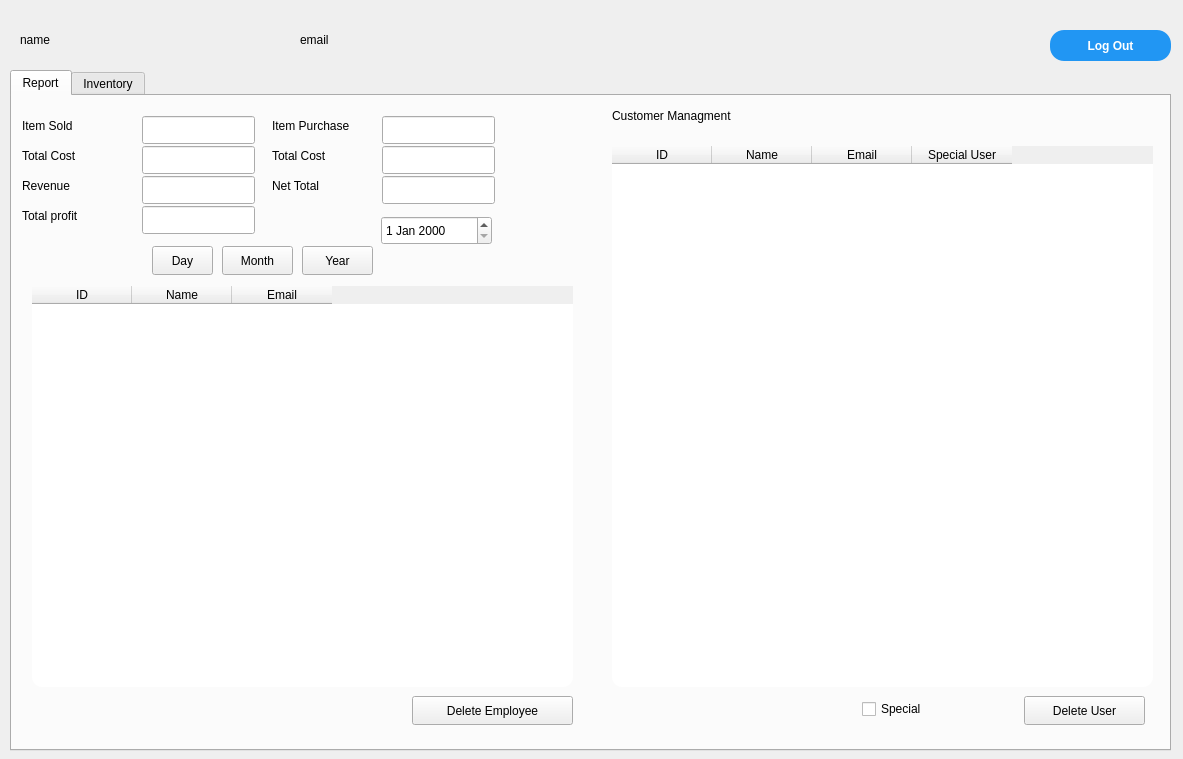
<?xml version="1.0" encoding="UTF-8"?>
<ui version="4.0">
 <class>AdminMenu</class>
 <widget class="QMainWindow" name="AdminMenu">
  <property name="geometry">
   <rect>
    <x>0</x>
    <y>0</y>
    <width>1183</width>
    <height>759</height>
   </rect>
  </property>
  <property name="windowTitle">
   <string>MainWindow</string>
  </property>
  <widget class="QWidget" name="centralwidget">
   <widget class="QTabWidget" name="tabWidget">
    <property name="geometry">
     <rect>
      <x>10</x>
      <y>70</y>
      <width>1161</width>
      <height>681</height>
     </rect>
    </property>
    <property name="currentIndex">
     <number>0</number>
    </property>
    <property name="movable">
     <bool>false</bool>
    </property>
    <widget class="QWidget" name="report">
     <attribute name="title">
      <string>Report</string>
     </attribute>
     <widget class="QLabel" name="label">
      <property name="geometry">
       <rect>
        <x>10</x>
        <y>20</y>
        <width>101</width>
        <height>20</height>
       </rect>
      </property>
      <property name="text">
       <string>Item Sold</string>
      </property>
     </widget>
     <widget class="QLabel" name="label_6">
      <property name="geometry">
       <rect>
        <x>10</x>
        <y>50</y>
        <width>111</width>
        <height>20</height>
       </rect>
      </property>
      <property name="text">
       <string>Total Cost</string>
      </property>
     </widget>
     <widget class="QLabel" name="label_7">
      <property name="geometry">
       <rect>
        <x>10</x>
        <y>110</y>
        <width>121</width>
        <height>20</height>
       </rect>
      </property>
      <property name="text">
       <string>Total profit</string>
      </property>
     </widget>
     <widget class="QLineEdit" name="itemSold">
      <property name="geometry">
       <rect>
        <x>130</x>
        <y>20</y>
        <width>113</width>
        <height>28</height>
       </rect>
      </property>
      <property name="readOnly">
       <bool>true</bool>
      </property>
      <property name="clearButtonEnabled">
       <bool>false</bool>
      </property>
     </widget>
     <widget class="QLineEdit" name="itemSoldCost">
      <property name="geometry">
       <rect>
        <x>130</x>
        <y>50</y>
        <width>113</width>
        <height>28</height>
       </rect>
      </property>
      <property name="readOnly">
       <bool>true</bool>
      </property>
     </widget>
     <widget class="QLineEdit" name="itemProfit">
      <property name="geometry">
       <rect>
        <x>130</x>
        <y>110</y>
        <width>113</width>
        <height>28</height>
       </rect>
      </property>
      <property name="readOnly">
       <bool>true</bool>
      </property>
     </widget>
     <widget class="QDateEdit" name="dateEdit">
      <property name="geometry">
       <rect>
        <x>369</x>
        <y>120</y>
        <width>111</width>
        <height>29</height>
       </rect>
      </property>
     </widget>
     <widget class="QLineEdit" name="itemPurchase">
      <property name="geometry">
       <rect>
        <x>370</x>
        <y>20</y>
        <width>113</width>
        <height>28</height>
       </rect>
      </property>
      <property name="readOnly">
       <bool>true</bool>
      </property>
      <property name="clearButtonEnabled">
       <bool>false</bool>
      </property>
     </widget>
     <widget class="QLineEdit" name="itemCost">
      <property name="geometry">
       <rect>
        <x>370</x>
        <y>50</y>
        <width>113</width>
        <height>28</height>
       </rect>
      </property>
      <property name="readOnly">
       <bool>true</bool>
      </property>
      <property name="clearButtonEnabled">
       <bool>false</bool>
      </property>
     </widget>
     <widget class="QLineEdit" name="netTotal">
      <property name="geometry">
       <rect>
        <x>370</x>
        <y>80</y>
        <width>113</width>
        <height>28</height>
       </rect>
      </property>
      <property name="readOnly">
       <bool>true</bool>
      </property>
      <property name="clearButtonEnabled">
       <bool>false</bool>
      </property>
     </widget>
     <widget class="QLabel" name="label_8">
      <property name="geometry">
       <rect>
        <x>260</x>
        <y>20</y>
        <width>101</width>
        <height>20</height>
       </rect>
      </property>
      <property name="text">
       <string>Item Purchase</string>
      </property>
     </widget>
     <widget class="QLabel" name="label_9">
      <property name="geometry">
       <rect>
        <x>260</x>
        <y>50</y>
        <width>111</width>
        <height>20</height>
       </rect>
      </property>
      <property name="text">
       <string>Total Cost</string>
      </property>
     </widget>
     <widget class="QLabel" name="label_10">
      <property name="geometry">
       <rect>
        <x>260</x>
        <y>80</y>
        <width>121</width>
        <height>20</height>
       </rect>
      </property>
      <property name="text">
       <string>Net Total</string>
      </property>
     </widget>
     <widget class="QPushButton" name="ofYear">
      <property name="geometry">
       <rect>
        <x>290</x>
        <y>150</y>
        <width>71</width>
        <height>29</height>
       </rect>
      </property>
      <property name="text">
       <string>Year</string>
      </property>
     </widget>
     <widget class="QPushButton" name="odMonth">
      <property name="geometry">
       <rect>
        <x>210</x>
        <y>150</y>
        <width>71</width>
        <height>29</height>
       </rect>
      </property>
      <property name="text">
       <string>Month</string>
      </property>
     </widget>
     <widget class="QPushButton" name="ofDay">
      <property name="geometry">
       <rect>
        <x>140</x>
        <y>150</y>
        <width>61</width>
        <height>29</height>
       </rect>
      </property>
      <property name="text">
       <string>Day</string>
      </property>
     </widget>
     <widget class="QLineEdit" name="itemRevenue">
      <property name="geometry">
       <rect>
        <x>130</x>
        <y>80</y>
        <width>113</width>
        <height>28</height>
       </rect>
      </property>
      <property name="readOnly">
       <bool>true</bool>
      </property>
     </widget>
     <widget class="QLabel" name="label_11">
      <property name="geometry">
       <rect>
        <x>10</x>
        <y>80</y>
        <width>101</width>
        <height>20</height>
       </rect>
      </property>
      <property name="text">
       <string>Revenue</string>
      </property>
     </widget>
     <widget class="QTableWidget" name="allUsers">
      <property name="enabled">
       <bool>true</bool>
      </property>
      <property name="geometry">
       <rect>
        <x>600</x>
        <y>50</y>
        <width>541</width>
        <height>541</height>
       </rect>
      </property>
      <property name="styleSheet">
       <string notr="true">QTableWidget
 {
    background-color: white;
    border-radius: 10px;
}

QTableView 
{
    border: none;
}


QScrollBar:vertical {
    background-color: #FFFFFF;
    border-radius: 10px;
	margin-right: 5px;
}

QScrollBar::handle:vertical {
    background-color: #4DA6FF;
    border-radius: 10px;
}

QScrollBar::add-line:vertical,
QScrollBar::sub-line:vertical {
    height: 0px;
}

QTableWidget::item:selected {
    background-color: #4DA6FF;
    color: white;
}

QTableWidget::item:selected:focus {
    outline: none;
}

QTableWidget::item:selected:active {
    border-top-left-radius: 12px;
    border-bottom-left-radius: 12px;
    border-top-right-radius: 12px;
    border-bottom-right-radius: 12px;
}

QTableWidget::item:selected:first {
    border-top-left-radius: 12px;
    border-bottom-left-radius: 12px;
}

QTableWidget::item:selected:last {
    border-top-right-radius: 12px;
    border-bottom-right-radius: 12px;
}
</string>
      </property>
      <property name="showGrid">
       <bool>false</bool>
      </property>
      <property name="gridStyle">
       <enum>Qt::DashLine</enum>
      </property>
      <column>
       <property name="text">
        <string>ID</string>
       </property>
      </column>
      <column>
       <property name="text">
        <string>Name</string>
       </property>
      </column>
      <column>
       <property name="text">
        <string>Email</string>
       </property>
      </column>
      <column>
       <property name="text">
        <string>Special User</string>
       </property>
      </column>
     </widget>
     <widget class="QLabel" name="label_12">
      <property name="geometry">
       <rect>
        <x>600</x>
        <y>10</y>
        <width>181</width>
        <height>20</height>
       </rect>
      </property>
      <property name="text">
       <string>Customer Managment</string>
      </property>
     </widget>
     <widget class="QTableWidget" name="allEmployee">
      <property name="enabled">
       <bool>true</bool>
      </property>
      <property name="geometry">
       <rect>
        <x>20</x>
        <y>190</y>
        <width>541</width>
        <height>401</height>
       </rect>
      </property>
      <property name="styleSheet">
       <string notr="true">QTableWidget
 {
    background-color: white;
    border-radius: 10px;
}

QTableView 
{
    border: none;
}


QScrollBar:vertical {
    background-color: #FFFFFF;
    border-radius: 10px;
	margin-right: 5px;
}

QScrollBar::handle:vertical {
    background-color: #4DA6FF;
    border-radius: 10px;
}

QScrollBar::add-line:vertical,
QScrollBar::sub-line:vertical {
    height: 0px;
}

QTableWidget::item:selected {
    background-color: #4DA6FF;
    color: white;
}

QTableWidget::item:selected:focus {
    outline: none;
}

QTableWidget::item:selected:active {
    border-top-left-radius: 12px;
    border-bottom-left-radius: 12px;
    border-top-right-radius: 12px;
    border-bottom-right-radius: 12px;
}

QTableWidget::item:selected:first {
    border-top-left-radius: 12px;
    border-bottom-left-radius: 12px;
}

QTableWidget::item:selected:last {
    border-top-right-radius: 12px;
    border-bottom-right-radius: 12px;
}
</string>
      </property>
      <property name="showGrid">
       <bool>false</bool>
      </property>
      <property name="gridStyle">
       <enum>Qt::DashLine</enum>
      </property>
      <column>
       <property name="text">
        <string>ID</string>
       </property>
      </column>
      <column>
       <property name="text">
        <string>Name</string>
       </property>
      </column>
      <column>
       <property name="text">
        <string>Email</string>
       </property>
      </column>
     </widget>
     <widget class="QCheckBox" name="checkSpecical">
      <property name="geometry">
       <rect>
        <x>850</x>
        <y>600</y>
        <width>93</width>
        <height>26</height>
       </rect>
      </property>
      <property name="text">
       <string>Special</string>
      </property>
     </widget>
     <widget class="QPushButton" name="deleteUser">
      <property name="geometry">
       <rect>
        <x>1012</x>
        <y>600</y>
        <width>121</width>
        <height>29</height>
       </rect>
      </property>
      <property name="text">
       <string>Delete User</string>
      </property>
     </widget>
     <widget class="QPushButton" name="deleteEmployee">
      <property name="geometry">
       <rect>
        <x>400</x>
        <y>600</y>
        <width>161</width>
        <height>29</height>
       </rect>
      </property>
      <property name="text">
       <string>Delete Employee</string>
      </property>
     </widget>
    </widget>
    <widget class="QWidget" name="inventoryTab">
     <attribute name="title">
      <string>Inventory</string>
     </attribute>
     <widget class="QLabel" name="label_2">
      <property name="geometry">
       <rect>
        <x>0</x>
        <y>20</y>
        <width>63</width>
        <height>20</height>
       </rect>
      </property>
      <property name="text">
       <string>All Items</string>
      </property>
     </widget>
     <widget class="QWidget" name="layoutWidget_2">
      <property name="geometry">
       <rect>
        <x>630</x>
        <y>560</y>
        <width>221</width>
        <height>71</height>
       </rect>
      </property>
      <layout class="QHBoxLayout" name="horizontalLayout_2">
       <item>
        <layout class="QVBoxLayout" name="verticalLayout_2">
         <item>
          <widget class="QLabel" name="label_5">
           <property name="text">
            <string>Total Price</string>
           </property>
          </widget>
         </item>
         <item>
          <widget class="QLabel" name="label_4">
           <property name="text">
            <string>Total Items</string>
           </property>
          </widget>
         </item>
        </layout>
       </item>
       <item>
        <layout class="QVBoxLayout" name="verticalLayout">
         <item>
          <widget class="QLineEdit" name="totalPrice">
           <property name="readOnly">
            <bool>true</bool>
           </property>
          </widget>
         </item>
         <item>
          <widget class="QLineEdit" name="totalItems">
           <property name="readOnly">
            <bool>true</bool>
           </property>
          </widget>
         </item>
        </layout>
       </item>
      </layout>
     </widget>
     <widget class="QTableWidget" name="vendorCart">
      <property name="geometry">
       <rect>
        <x>630</x>
        <y>50</y>
        <width>501</width>
        <height>451</height>
       </rect>
      </property>
      <property name="styleSheet">
       <string notr="true">QTableWidget
 {
    background-color: white;
    border-radius: 10px;
}

QTableView 
{
    border: none;
}


QScrollBar:vertical {
    background-color: #FFFFFF;
    border-radius: 10px;
	margin-right: 5px;
}

QScrollBar::handle:vertical {
    background-color: #4DA6FF;
    border-radius: 10px;
}

QScrollBar::add-line:vertical,
QScrollBar::sub-line:vertical {
    height: 0px;
}

QTableWidget::item:selected {
    background-color: #4DA6FF;
    color: white;
}

QTableWidget::item:selected:focus {
    outline: none;
}

QTableWidget::item:selected:active {
    border-top-left-radius: 5px;
    border-bottom-left-radius: 5px;
    border-top-right-radius: 5px;
    border-bottom-right-radius: 5px;
}

QTableWidget::item:selected:first {
    border-top-left-radius: 5px;
    border-bottom-left-radius: 5px;
}

QTableWidget::item:selected:last {
    border-top-right-radius: 5px;
    border-bottom-right-radius: 5px;
}
</string>
      </property>
      <property name="showGrid">
       <bool>false</bool>
      </property>
      <column>
       <property name="text">
        <string>item No.</string>
       </property>
      </column>
      <column>
       <property name="text">
        <string>Name</string>
       </property>
      </column>
      <column>
       <property name="text">
        <string>Catagory</string>
       </property>
      </column>
      <column>
       <property name="text">
        <string>Price</string>
       </property>
      </column>
      <column>
       <property name="text">
        <string>Quantity</string>
       </property>
      </column>
     </widget>
     <widget class="QLabel" name="label_3">
      <property name="geometry">
       <rect>
        <x>630</x>
        <y>20</y>
        <width>63</width>
        <height>20</height>
       </rect>
      </property>
      <property name="text">
       <string>Cart</string>
      </property>
     </widget>
     <widget class="QTableWidget" name="allItems">
      <property name="enabled">
       <bool>true</bool>
      </property>
      <property name="geometry">
       <rect>
        <x>0</x>
        <y>50</y>
        <width>611</width>
        <height>491</height>
       </rect>
      </property>
      <property name="styleSheet">
       <string notr="true">QTableWidget {
    background-color: white;
    border-radius: 10px;
}

QTableView QHeaderView::section {
    background-color: #4DA6FF;
    color: white;
	border-top-left-radius: 10px;
	border-top-right-radius: 10px;
    padding: 5px;
}

QTableView QHeaderView::section:checked {
    background-color: #4DA6FF;
    color: white;
    border-radius: 10px;
    padding: 5px;
}

QScrollBar:vertical {
    background-color: #FFFFFF;
    border-radius: 10px;
    margin-right: 5px;
}

QScrollBar::handle:vertical {
    background-color: #4DA6FF;
    border-radius: 10px;
}

QScrollBar::add-line:vertical,
QScrollBar::sub-line:vertical {
    height: 0px;
}

QTableWidget::item {
    background-color: white;
    border-radius: 10px;
}

QTableWidget::item:selected {
    background-color: #4DA6FF;
    color: white;
}

QTableWidget::item:selected:focus {
    outline: none;
}

QTableWidget::item:selected:active {
    border-top-left-radius: 12px;
    border-bottom-left-radius: 12px;
    border-top-right-radius: 12px;
    border-bottom-right-radius: 12px;
}

QTableWidget::item:selected:first {
    border-top-left-radius: 12px;
    border-bottom-left-radius: 12px;
}

QTableWidget::item:selected:last {
    border-top-right-radius: 12px;
    border-bottom-right-radius: 12px;
}
</string>
      </property>
      <property name="showGrid">
       <bool>false</bool>
      </property>
      <property name="gridStyle">
       <enum>Qt::DashLine</enum>
      </property>
      <column>
       <property name="text">
        <string>ID</string>
       </property>
      </column>
      <column>
       <property name="text">
        <string>Name</string>
       </property>
      </column>
      <column>
       <property name="text">
        <string>Catagory</string>
       </property>
      </column>
      <column>
       <property name="text">
        <string>Price</string>
       </property>
      </column>
      <column>
       <property name="text">
        <string>Sale Price</string>
       </property>
      </column>
      <column>
       <property name="text">
        <string>Quantity</string>
       </property>
      </column>
     </widget>
     <widget class="QPushButton" name="sendToVendor">
      <property name="geometry">
       <rect>
        <x>950</x>
        <y>590</y>
        <width>151</width>
        <height>29</height>
       </rect>
      </property>
      <property name="text">
       <string>Send to Vendor</string>
      </property>
     </widget>
     <widget class="QLineEdit" name="itemID_add">
      <property name="geometry">
       <rect>
        <x>0</x>
        <y>600</y>
        <width>61</width>
        <height>28</height>
       </rect>
      </property>
      <property name="sizePolicy">
       <sizepolicy hsizetype="Preferred" vsizetype="Fixed">
        <horstretch>0</horstretch>
        <verstretch>0</verstretch>
       </sizepolicy>
      </property>
      <property name="maximumSize">
       <size>
        <width>167772</width>
        <height>16777215</height>
       </size>
      </property>
      <property name="text">
       <string>ID</string>
      </property>
     </widget>
     <widget class="QLineEdit" name="itemName_add">
      <property name="geometry">
       <rect>
        <x>70</x>
        <y>600</y>
        <width>171</width>
        <height>28</height>
       </rect>
      </property>
      <property name="text">
       <string>Name</string>
      </property>
     </widget>
     <widget class="QLineEdit" name="itemCatagory_add">
      <property name="geometry">
       <rect>
        <x>250</x>
        <y>600</y>
        <width>111</width>
        <height>28</height>
       </rect>
      </property>
      <property name="text">
       <string>Catagory</string>
      </property>
     </widget>
     <widget class="QLineEdit" name="itemPrice_add">
      <property name="geometry">
       <rect>
        <x>370</x>
        <y>600</y>
        <width>51</width>
        <height>28</height>
       </rect>
      </property>
      <property name="sizePolicy">
       <sizepolicy hsizetype="Preferred" vsizetype="Fixed">
        <horstretch>0</horstretch>
        <verstretch>0</verstretch>
       </sizepolicy>
      </property>
      <property name="text">
       <string>Price</string>
      </property>
     </widget>
     <widget class="QLineEdit" name="itemSalePrice_add">
      <property name="geometry">
       <rect>
        <x>430</x>
        <y>600</y>
        <width>61</width>
        <height>28</height>
       </rect>
      </property>
      <property name="sizePolicy">
       <sizepolicy hsizetype="Maximum" vsizetype="Fixed">
        <horstretch>0</horstretch>
        <verstretch>0</verstretch>
       </sizepolicy>
      </property>
      <property name="maximumSize">
       <size>
        <width>16777</width>
        <height>16777215</height>
       </size>
      </property>
      <property name="text">
       <string>Sale</string>
      </property>
     </widget>
     <widget class="QPushButton" name="addItem">
      <property name="geometry">
       <rect>
        <x>498</x>
        <y>600</y>
        <width>121</width>
        <height>29</height>
       </rect>
      </property>
      <property name="text">
       <string>Add Item</string>
      </property>
     </widget>
     <widget class="QComboBox" name="itemCatagory_forCart">
      <property name="geometry">
       <rect>
        <x>180</x>
        <y>560</y>
        <width>151</width>
        <height>31</height>
       </rect>
      </property>
      <property name="styleSheet">
       <string notr="true">QComboBox {
    background-color: #ffffff;
    border-radius: 15px;
    padding: 5px;
    color: #4da6ff;
    font-size: 14px;
    font-weight: bold;
    text-align: center;
}

QComboBox::drop-down {
    subcontrol-origin: padding;
    subcontrol-position: top right;
    width: 30px;
    border-left-width: 0px;
    border-top-right-radius: 20px;
    border-bottom-right-radius: 20px;
}

QComboBox::down-arrow {
    image: url(icons/down-arrow.png);
    width: 16px;
    height: 16px;
}

QComboBox QAbstractItemView {
    selection-background-color: transparent;
    selection-color: white;
    background-color: white;
    border-radius: 15px;
    padding: 5px;
    color: black;
    border: none;
    outline: none;
    scrollbar-color: #CCCCCC #F5F5F5;
    font-weight: regular;
}

QComboBox QAbstractItemView::item {
    height: 30px;
}

QComboBox QAbstractItemView::item:hover {
    background-color: white;
    border-radius: 15px;
    font-weight: bold;
}

QComboBox QAbstractItemView::item:selected {
    border-radius: 15px;
    color: #4da6ff;
}

QComboBox QAbstractItemView::item:focus {
    background-color: transparent;
    font-weight: bold;
}

QComboBox::focus {
    border: none;
}

QComboBox QAbstractItemView::scrollbar {
    background-color: #F5F5F5;
    width: 10px;
    border-radius: 5px;
}

QComboBox QAbstractItemView::scrollbar:vertical {
    margin-right: 5px;
}

QComboBox QAbstractItemView::scrollbar-handle:vertical {
    background-color: #CCCCCC;
    border-radius: 5px;
    min-height: 20px;
}

QComboBox QAbstractItemView::scrollbar-handle:vertical:hover {
    background-color: #BBBBBB;
}

QComboBox QAbstractItemView::scrollbar:horizontal {
    margin-bottom: 5px;
}

QComboBox QAbstractItemView::scrollbar-handle:horizontal {
    min-width: 20px;
}
</string>
      </property>
     </widget>
     <widget class="QLineEdit" name="selectedItem_forCart">
      <property name="geometry">
       <rect>
        <x>0</x>
        <y>560</y>
        <width>171</width>
        <height>31</height>
       </rect>
      </property>
      <property name="styleSheet">
       <string notr="true">QLineEdit {
    border-radius: 15px;
    background-color: white;
	padding-left: 10px;
    padding-right: 10px; 
	font-size: 14px;
 	color: #4da6ff;
    font-weight: bold;
	text-align: center;
}

QLineEdit:focus, QLineEdit:hover {
    border: 1px solid #4da6ff;
}</string>
      </property>
      <property name="text">
       <string>Selected Item</string>
      </property>
     </widget>
     <widget class="QPushButton" name="addToCart_forCart">
      <property name="geometry">
       <rect>
        <x>410</x>
        <y>560</y>
        <width>111</width>
        <height>31</height>
       </rect>
      </property>
      <property name="styleSheet">
       <string notr="true">QPushButton {
    background-color: #2196F3;
    color: #FFFFFF;
    border-radius: 14px;
    padding: 4px 10px;
    font-weight: bold;
}

QPushButton:hover {
    background-color: #1976D2;
}

QPushButton:pressed {
    background-color: #0D47A1;
}
</string>
      </property>
      <property name="text">
       <string>Add to Cart</string>
      </property>
     </widget>
     <widget class="QSpinBox" name="itemQuantity_forCart">
      <property name="geometry">
       <rect>
        <x>340</x>
        <y>560</y>
        <width>61</width>
        <height>31</height>
       </rect>
      </property>
      <property name="minimumSize">
       <size>
        <width>61</width>
        <height>31</height>
       </size>
      </property>
      <property name="styleSheet">
       <string notr="true">QSpinBox {
                           background-color: rgb(85, 170, 255);
                           color: #FFFFFF;
                           border-radius: 15px;
                           padding: 8px;
		font-size: 14px;
                           font-weight: bold;
}
 QSpinBox::up-button, QSpinBox::down-button 
{
	background-color: white;
	border-radius: 6px;
	padding: 5px;
	padding-right: 10px;
}
 QSpinBox::up-button:hover, QSpinBox::down-button:hover 
{
	background-color: #0D47A1;
	padding-right: 10px;
 }
 QSpinBox::up-button:pressed, QSpinBox::down-button:pressed 
{
	background-color: #0D47A1;
	padding-right: 10px;
 }</string>
      </property>
     </widget>
     <widget class="QSpinBox" name="itemQuantity_Cart">
      <property name="geometry">
       <rect>
        <x>850</x>
        <y>520</y>
        <width>71</width>
        <height>29</height>
       </rect>
      </property>
     </widget>
     <widget class="QLineEdit" name="selectedItem_Cart">
      <property name="geometry">
       <rect>
        <x>630</x>
        <y>520</y>
        <width>211</width>
        <height>28</height>
       </rect>
      </property>
     </widget>
     <widget class="QPushButton" name="removeFromCart">
      <property name="geometry">
       <rect>
        <x>1040</x>
        <y>520</y>
        <width>101</width>
        <height>29</height>
       </rect>
      </property>
      <property name="text">
       <string>Remove</string>
      </property>
     </widget>
     <widget class="QPushButton" name="refeshCart">
      <property name="geometry">
       <rect>
        <x>930</x>
        <y>520</y>
        <width>101</width>
        <height>29</height>
       </rect>
      </property>
      <property name="text">
       <string>Refresh</string>
      </property>
     </widget>
     <widget class="QPushButton" name="removeItem">
      <property name="geometry">
       <rect>
        <x>530</x>
        <y>560</y>
        <width>91</width>
        <height>31</height>
       </rect>
      </property>
      <property name="styleSheet">
       <string notr="true">QPushButton {
    background-color: #2196F3;
    color: #FFFFFF;
    border-radius: 14px;
    padding: 4px 10px;
    font-weight: bold;
}

QPushButton:hover {
    background-color: #1976D2;
}

QPushButton:pressed {
    background-color: #0D47A1;
}
</string>
      </property>
      <property name="text">
       <string>Remove</string>
      </property>
     </widget>
    </widget>
   </widget>
   <widget class="QLabel" name="emailLabel">
    <property name="geometry">
     <rect>
      <x>300</x>
      <y>30</y>
      <width>151</width>
      <height>20</height>
     </rect>
    </property>
    <property name="text">
     <string>email</string>
    </property>
   </widget>
   <widget class="QLabel" name="nameLabel">
    <property name="geometry">
     <rect>
      <x>20</x>
      <y>30</y>
      <width>151</width>
      <height>20</height>
     </rect>
    </property>
    <property name="styleSheet">
     <string notr="true">QLabel 
{
	 text-align: right;
 	color:black;
}</string>
    </property>
    <property name="text">
     <string>name</string>
    </property>
   </widget>
   <widget class="QPushButton" name="logOut">
    <property name="geometry">
     <rect>
      <x>1050</x>
      <y>30</y>
      <width>121</width>
      <height>31</height>
     </rect>
    </property>
    <property name="styleSheet">
     <string notr="true">QPushButton {
    background-color: #2196F3;
    color: #FFFFFF;
    border-radius: 14px;
    padding: 4px 10px;
    font-weight: bold;
}

QPushButton:hover {
    background-color: #1976D2;
}

QPushButton:pressed {
    background-color: #0D47A1;
}
</string>
    </property>
    <property name="text">
     <string>Log Out</string>
    </property>
   </widget>
  </widget>
 </widget>
 <resources/>
 <connections/>
</ui>
